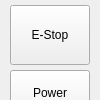
           <widget class="QFrame" name="gridFrame">
            <property name="minimumSize">
             <size>
              <width>100</width>
              <height>0</height>
             </size>
            </property>
            <property name="maximumSize">
             <size>
              <width>100</width>
              <height>16777215</height>
             </size>
            </property>
            <property name="styleSheet">
             <string notr="true"/>
            </property>
            <property name="frameShape">
             <enum>QFrame::NoFrame</enum>
            </property>
            <property name="frameShadow">
             <enum>QFrame::Plain</enum>
            </property>
            <layout class="QGridLayout" name="gridLayout_2">
             <property name="leftMargin">
              <number>0</number>
             </property>
             <property name="topMargin">
              <number>0</number>
             </property>
             <property name="rightMargin">
              <number>0</number>
             </property>
             <property name="bottomMargin">
              <number>0</number>
             </property>
             <property name="spacing">
              <number>0</number>
             </property>
             <item row="1" column="0">
              <widget class="QWidget" name="rightButtonsContainer" native="true">
               <widget class="ActionButton" name="btnManual">
                <property name="geometry">
                 <rect>
                  <x>9</x>
                  <y>230</y>
                  <width>80</width>
                  <height>55</height>
                 </rect>
                </property>
                <property name="text">
                 <string>Manual</string>
                </property>
                <property name="checkable">
                 <bool>true</bool>
                </property>
                <property name="checked">
                 <bool>false</bool>
                </property>
                <property name="autoExclusive">
                 <bool>true</bool>
                </property>
                <property name="rules" stdset="0">
                 <string>[{&quot;channels&quot;: [{&quot;url&quot;: &quot;status:task_mode&quot;, &quot;trigger&quot;: true}], &quot;property&quot;: &quot;Checked&quot;, &quot;expression&quot;: &quot;ch[0] == 1&quot;, &quot;name&quot;: &quot;Manual Mode ON&quot;}]</string>
                </property>
                <property name="actionName" stdset="0">
                 <string>machine.mode.manual</string>
                </property>
                <attribute name="buttonGroup">
                 <string notr="true">machineModeGroup</string>
                </attribute>
               </widget>
               <widget class="ActionButton" name="btnMdi">
                <property name="geometry">
                 <rect>
                  <x>10</x>
                  <y>300</y>
                  <width>80</width>
                  <height>55</height>
                 </rect>
                </property>
                <property name="text">
                 <string>MDI</string>
                </property>
                <property name="checkable">
                 <bool>true</bool>
                </property>
                <property name="autoExclusive">
                 <bool>true</bool>
                </property>
                <property name="rules" stdset="0">
                 <string>[{&quot;channels&quot;: [{&quot;url&quot;: &quot;status:task_mode&quot;, &quot;trigger&quot;: true}], &quot;property&quot;: &quot;Checked&quot;, &quot;expression&quot;: &quot;ch[0] == 3&quot;, &quot;name&quot;: &quot;Mode MDI On&quot;}]</string>
                </property>
                <property name="actionName" stdset="0">
                 <string>machine.mode.mdi</string>
                </property>
                <attribute name="buttonGroup">
                 <string notr="true">machineModeGroup</string>
                </attribute>
               </widget>
               <widget class="ActionButton" name="btnProgram">
                <property name="geometry">
                 <rect>
                  <x>10</x>
                  <y>370</y>
                  <width>80</width>
                  <height>55</height>
                 </rect>
                </property>
                <property name="text">
                 <string>Program</string>
                </property>
                <property name="checkable">
                 <bool>true</bool>
                </property>
                <property name="autoExclusive">
                 <bool>true</bool>
                </property>
                <property name="rules" stdset="0">
                 <string>[{&quot;channels&quot;: [{&quot;url&quot;: &quot;status:task_mode&quot;, &quot;trigger&quot;: true}], &quot;property&quot;: &quot;Checked&quot;, &quot;expression&quot;: &quot;ch[0] == 2&quot;, &quot;name&quot;: &quot;Auto Mode ON&quot;}]</string>
                </property>
                <property name="actionName" stdset="0">
                 <string>machine.mode.auto</string>
                </property>
                <attribute name="buttonGroup">
                 <string notr="true">machineModeGroup</string>
                </attribute>
               </widget>
               <widget class="ActionButton" name="actionbutton">
                <property name="geometry">
                 <rect>
                  <x>10</x>
                  <y>5</y>
                  <width>80</width>
                  <height>60</height>
                 </rect>
                </property>
                <property name="text">
                 <string>E-Stop</string>
                </property>
                <property name="checkable">
                 <bool>true</bool>
                </property>
                <property name="actionName" stdset="0">
                 <string>machine.estop.toggle</string>
                </property>
               </widget>
               <widget class="ActionButton" name="actionbutton_2">
                <property name="geometry">
                 <rect>
                  <x>10</x>
                  <y>70</y>
                  <width>80</width>
                  <height>60</height>
                 </rect>
                </property>
                <property name="text">
                 <string>Power
ON</string>
                </property>
                <property name="checkable">
                 <bool>true</bool>
                </property>
                <property name="actionName" stdset="0">
                 <string>machine.power.toggle</string>
                </property>
               </widget>
               <widget class="ActionButton" name="actionbutton_4">
                <property name="geometry">
                 <rect>
                  <x>10</x>
                  <y>135</y>
                  <width>80</width>
                  <height>60</height>
                 </rect>
                </property>
                <property name="text">
                 <string>Home
All</string>
                </property>
                <property name="rules" stdset="0">
                 <string>[{&quot;channels&quot;: [{&quot;url&quot;: &quot;status:all_axes_homed&quot;, &quot;trigger&quot;: true}], &quot;property&quot;: &quot;Text&quot;, &quot;expression&quot;: &quot;'Homed' if ch[0] else 'Home\\nAll'&quot;, &quot;name&quot;: &quot;Button text&quot;}, {&quot;channels&quot;: [{&quot;url&quot;: &quot;status:all_axes_homed&quot;, &quot;trigger&quot;: true}], &quot;property&quot;: &quot;Style Sheet&quot;, &quot;expression&quot;: &quot;'background-color:rgb(138, 226, 52)' if ch[0]else ''&quot;, &quot;name&quot;: &quot;New Rule&quot;}]</string>
                </property>
                <property name="actionName" stdset="0">
                 <string>machine.home.all</string>
                </property>
               </widget>
               <widget class="ActionButton" name="btnOffsets">
                <property name="geometry">
                 <rect>
                  <x>10</x>
                  <y>490</y>
                  <width>80</width>
                  <height>39</height>
                 </rect>
                </property>
                <property name="text">
                 <string>Offsets</string>
                </property>
                <property name="checkable">
                 <bool>true</bool>
                </property>
                <property name="autoExclusive">
                 <bool>false</bool>
                </property>
               </widget>
               <widget class="ActionButton" name="btnTools">
                <property name="geometry">
                 <rect>
                  <x>10</x>
                  <y>445</y>
                  <width>80</width>
                  <height>39</height>
                 </rect>
                </property>
                <property name="text">
                 <string>Tools</string>
                </property>
                <property name="checkable">
                 <bool>true</bool>
                </property>
                <property name="autoExclusive">
                 <bool>false</bool>
                </property>
               </widget>
               <widget class="ActionButton" name="btnConversational">
                <property name="geometry">
                 <rect>
                  <x>10</x>
                  <y>580</y>
                  <width>80</width>
                  <height>39</height>
                 </rect>
                </property>
                <property name="text">
                 <string>Convers</string>
                </property>
                <property name="checkable">
                 <bool>false</bool>
                </property>
                <property name="autoExclusive">
                 <bool>false</bool>
                </property>
               </widget>
               <widget class="ActionButton" name="btnExit">
                <property name="geometry">
                 <rect>
                  <x>10</x>
                  <y>715</y>
                  <width>80</width>
                  <height>46</height>
                 </rect>
                </property>
                <property name="text">
                 <string>Exit</string>
                </property>
               </widget>
               <widget class="ActionButton" name="btnSettings">
                <property name="geometry">
                 <rect>
                  <x>10</x>
                  <y>655</y>
                  <width>80</width>
                  <height>30</height>
                 </rect>
                </property>
                <property name="text">
                 <string>Settings</string>
                </property>
                <property name="checkable">
                 <bool>true</bool>
                </property>
               </widget>
               <widget class="ActionButton" name="btnProbing">
                <property name="geometry">
                 <rect>
                  <x>10</x>
                  <y>535</y>
                  <width>80</width>
                  <height>39</height>
                 </rect>
                </property>
                <property name="text">
                 <string>Probing</string>
                </property>
                <property name="checkable">
                 <bool>true</bool>
                </property>
                <property name="autoExclusive">
                 <bool>false</bool>
                </property>
               </widget>
              </widget>
             </item>
            </layout>
           </widget>
